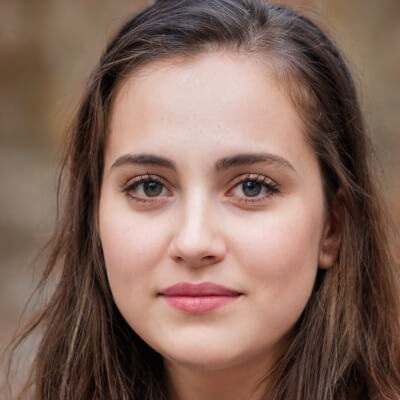
#> input picture photos/client1.jpg, 400 x 400 px; its folder holds 4 pictures in this run
$ python main.py
#> lines starting #> are read from the running program, lines starting #| are printed output that depends on the picture
import os
import cv2

# Load the cascade classifier for face detection
face_cascade = cv2.CascadeClassifier('haarcascade_frontalface_default.xml')

# Specify the directory containing the photos
photos_dir = 'photos'

# Create a dictionary to store the face images for each person
face_images = {}

# Loop through all of the photos in the directory
for filename in os.listdir(photos_dir):
    # Load the photo
    photo = cv2.imread(os.path.join(photos_dir, filename))
#> photo is the input picture: shape (400, 400, 3); mean B, G, R 91.5, 103.5, 132.2

    # Convert the photo to grayscale
    gray = cv2.cvtColor(photo, cv2.COLOR_BGR2GRAY)
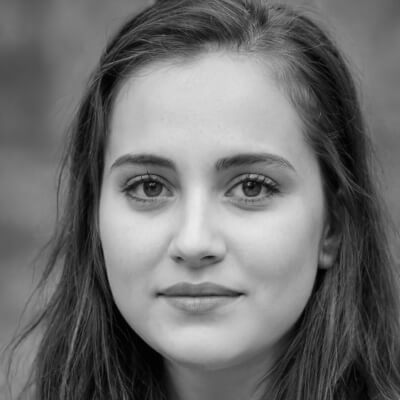
#> gray: shape (400, 400); min 0, max 234, mean 110.7

    # Detect faces in the photo
    faces = face_cascade.detectMultiScale(gray, 1.1, 4)
#> faces = [[56, 71, 294, 294]]

    # Loop through all of the faces detected in the photo
    for (x, y, w, h) in faces:
        # Get the person's name from the filename
        name = filename.split('.')[0]

        # If this is the first time we've encountered this person, create a new folder for them
        if name not in face_images:
            os.makedirs(name)
            face_images[name] = []

        # Add the file path of the photo to the person's list of face images
        face_images[name].append(os.path.join(photos_dir, filename))
#> this loop made 1 pass
#> after the loop, face_images = {'client1': ['photos/client1.jpg']}
#> pass 2 of the loop `for filename in os.listdir(photos_dir):`:
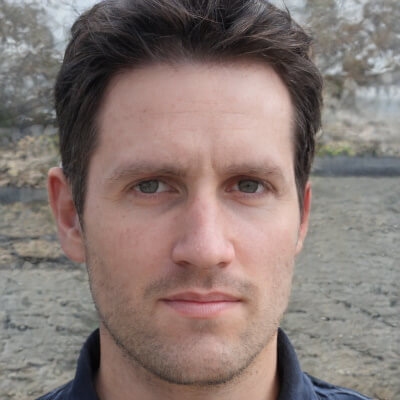
#> input picture photos/client2.jpg, 400 x 400 px
#> photo is the input picture: shape (400, 400, 3); mean B, G, R 116.4, 121.1, 136.2
#> `gray = cv2.cvtColor(photo, cv2.COLOR_BGR2GRAY)`:
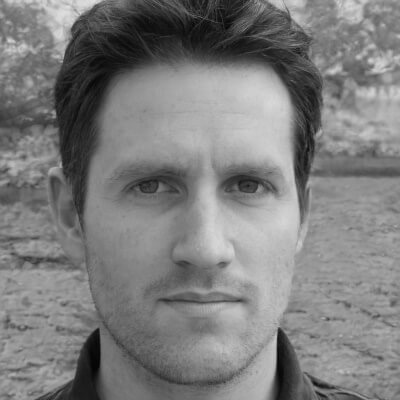
#> gray: shape (400, 400); min 3, max 225, mean 125.1
#> faces = [[66, 86, 273, 273]]
#> the loop `for (x, y, w, h) in faces: # Get the person's name from the filename` made 1 pass
#> after the loop `for (x, y, w, h) in faces:`: face_images = {'client1': ['photos/client1.jpg'], 'client2': ['photos/client2.jpg']}
#> pass 3 of the loop `for filename in os.listdir(photos_dir):`:
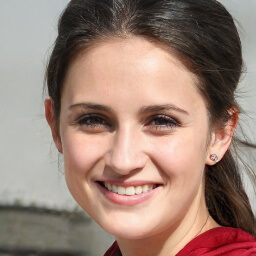
#> input picture photos/client3.jpg, 256 x 256 px
#> photo is the input picture: shape (256, 256, 3); mean B, G, R 117.9, 129.8, 155.4
#> `gray = cv2.cvtColor(photo, cv2.COLOR_BGR2GRAY)`:
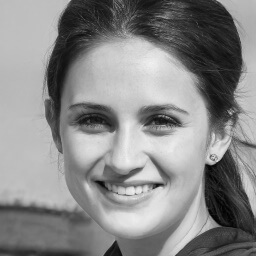
#> gray: shape (256, 256); min 1, max 242, mean 136.1
#> faces = [[36, 47, 187, 187]]
#> the loop `for (x, y, w, h) in faces: # Get the person's name from the filename` made 1 pass
#> after the loop `for (x, y, w, h) in faces:`: face_images = {'client1': ['photos/client1.jpg'], 'client2': ['photos/client2.jpg'], 'client3': ['photos/client3.jpg']}
#> the loop made 4 passes; the first 3 are shown

# Move the photos to the appropriate folders
for name in face_images:
    for photo_path in face_images[name]:
        # Get the filename of the photo
        filename = os.path.basename(photo_path)

        # Create the destination file path
        dest_path = os.path.join(name, filename)

        # Move the photo to the destination folder
        os.rename(photo_path, dest_path)
#> this loop made 4 passes

# Print the number of face images for each person
for name in face_images:
    print(f'{name}: {len(face_images[name])} face images')
